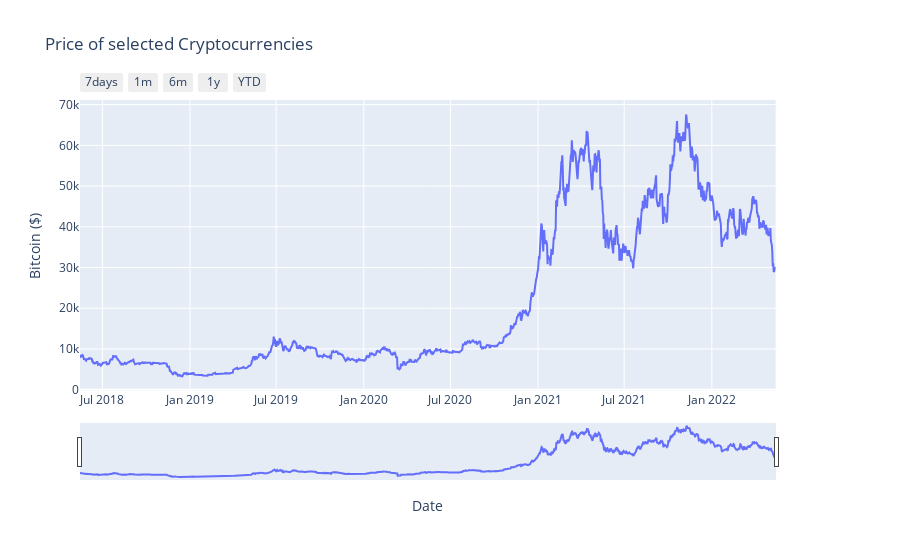

Source (notebook cell):
### Code cell
fig = make_subplots(specs=[[{'secondary_y': True}]])

# Add traces
fig.add_trace(go.Scatter(x=data['Date']
                         , y=data['Adj Close']
                         , name='Bitcoin'
                        )
             , secondary_y=False
             )
# Set slider selection buttons:
fig.update_xaxes(
    rangeslider_visible=True,
    rangeselector=dict(
        buttons=list([
            dict(count=7, label='7days', step='day', stepmode='backward'),
            dict(count=1, label='1m', step='month', stepmode='backward'),
            dict(count=6, label='6m', step='month', stepmode='backward'),
            dict(count=1, label='1y', step='year', stepmode='backward'),
            dict(count=1, label='YTD', step='year', stepmode='todate')
        ])
    )
)
fig.update_layout(
    title_text='Price of selected Cryptocurrencies'
)

# Set x-axis title
fig.update_xaxes(title_text='Date')

# Set y-axes titles
fig.update_yaxes(title_text='Bitcoin ($)', secondary_y=False)

### Figure 1 — Plotly figure (JSON) as saved in the notebook; plotly's stock layout.template omitted (floating-point values rounded to 4 significant figures; data arrays with more than 128 entries replaced by an {"elided": "..."} marker saying what was removed)
{"data": [{"name": "Bitcoin", "type": "scatter", "x": {"elided": "1462 str values"}, "xaxis": "x", "y": {"elided": "1462 float values"}, "yaxis": "y"}], "layout": {"title": {"text": "Price of selected Cryptocurrencies"}, "xaxis": {"anchor": "y", "domain": [0, 0.94], "rangeselector": {"buttons": [{"count": 7, "label": "7days", "step": "day", "stepmode": "backward"}, {"count": 1, "label": "1m", "step": "month", "stepmode": "backward"}, {"count": 6, "label": "6m", "step": "month", "stepmode": "backward"}, {"count": 1, "label": "1y", "step": "year", "stepmode": "backward"}, {"count": 1, "label": "YTD", "step": "year", "stepmode": "todate"}]}, "rangeslider": {"visible": true}, "title": {"text": "Date"}}, "yaxis": {"anchor": "x", "domain": [0, 1], "title": {"text": "Bitcoin ($)"}}, "yaxis2": {"anchor": "x", "overlaying": "y", "side": "right"}}}
